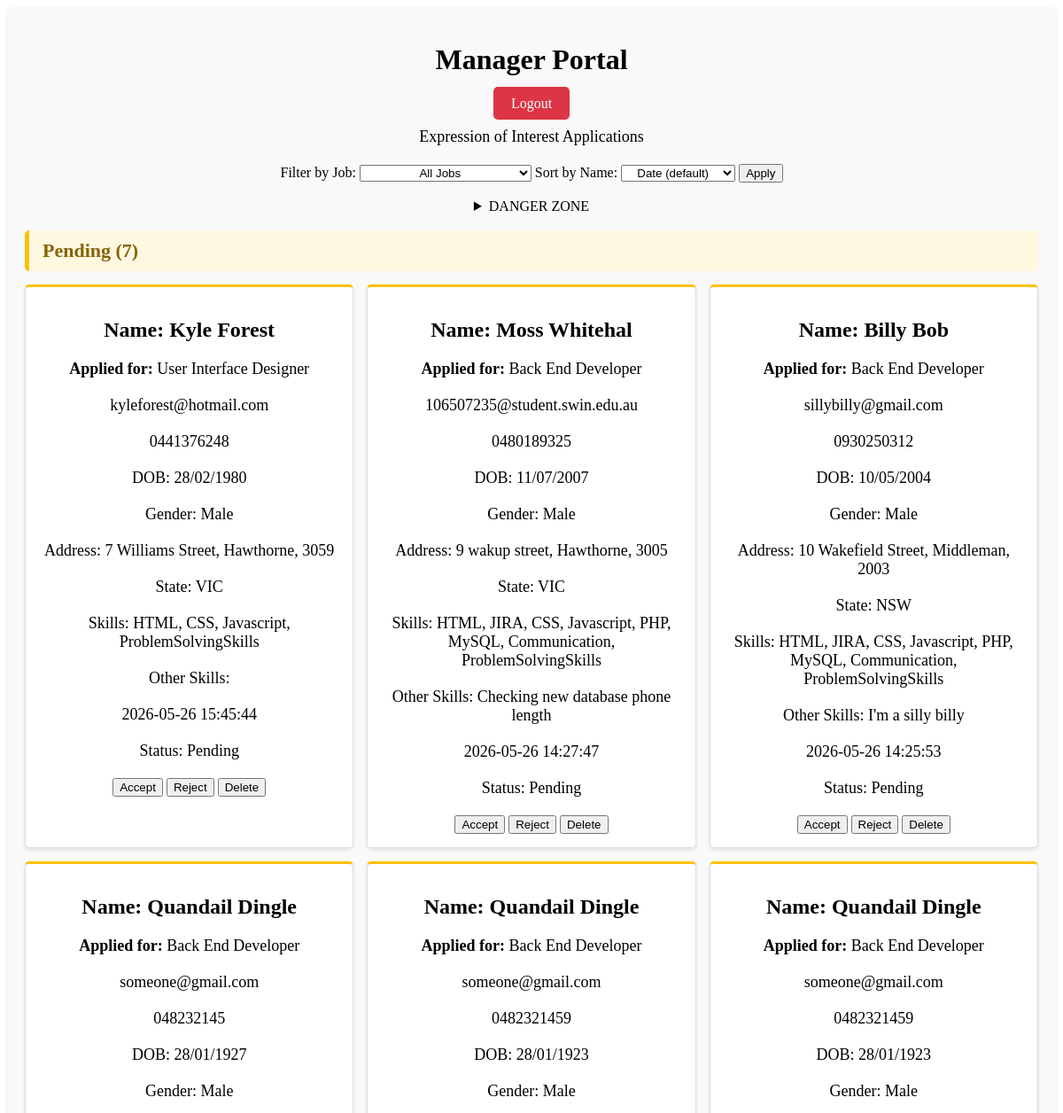
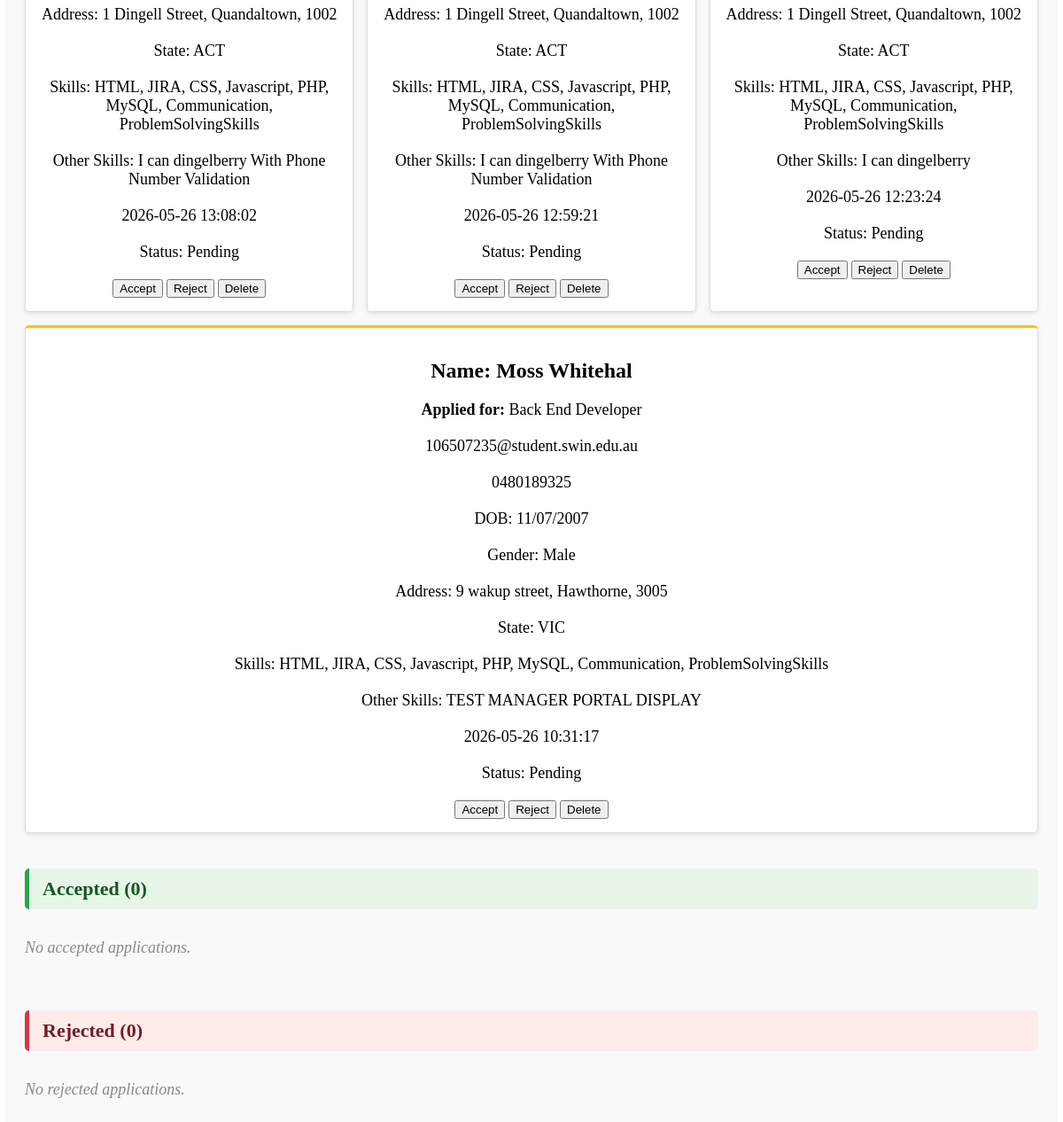
The page /manage.php (signed in) on the database as committed earlier (2 pictures, top to bottom).
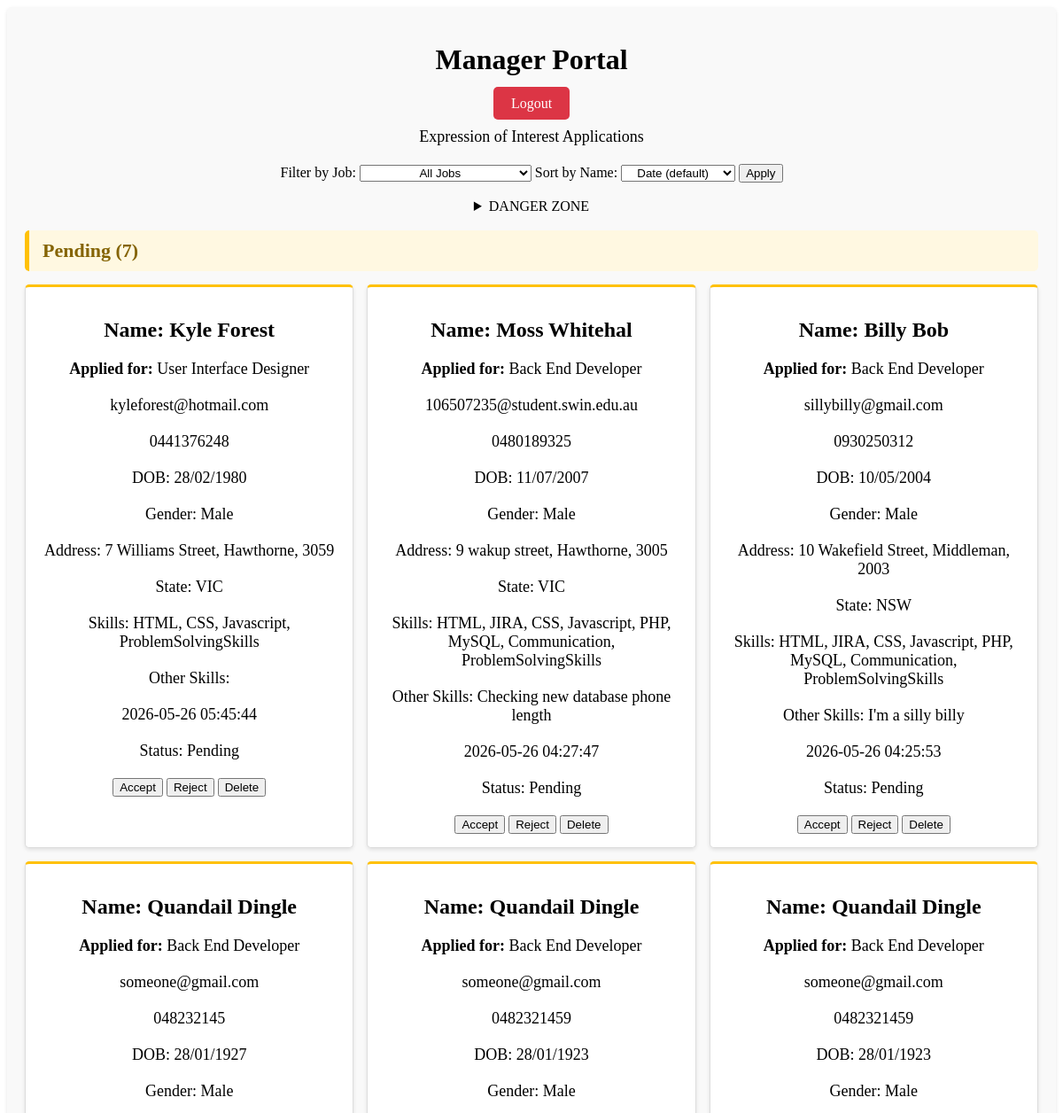
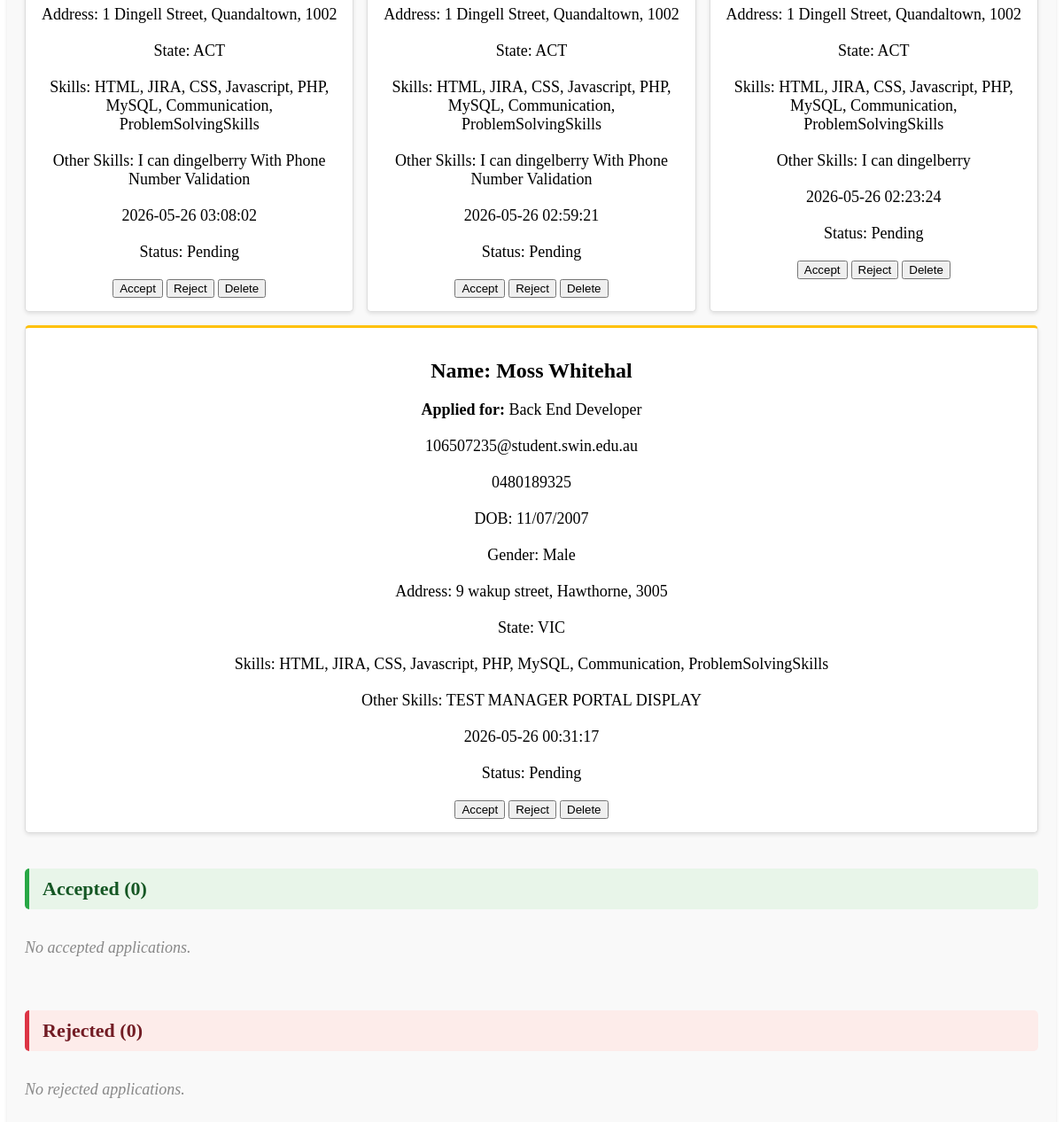
The same page on the database as committed later (2 pictures, top to bottom).
### tables this page shows
CREATE TABLE IF NOT EXISTS `eoi` (
  `id` int(6) UNSIGNED NOT NULL AUTO_INCREMENT,
  `reference_number` int(5) NOT NULL,
  `fname` varchar(50) NOT NULL,
  `lname` varchar(50) NOT NULL,
  `dob` varchar(10) NOT NULL,
  `email` varchar(50) NOT NULL,
  `phone` varchar(12) NOT NULL,
  `gender` varchar(6) NOT NULL,
  `addr` text NOT NULL,
  `country_state` varchar(15) NOT NULL,
  `skills` varchar(100) NOT NULL,
  `other_skills` text DEFAULT NULL,
  `post_date` timestamp NULL DEFAULT current_timestamp(),
  `Status` int(11) NOT NULL DEFAULT 1,
  PRIMARY KEY (`id`)
);

### manage.php (the view, shortened to what this page needs)
<?php
include_once("settings_admin.php");
$conn = mysqli_connect($host, $user, $pwd, $sql_db);
$job_filter = $_GET['job'] ?? '';
$sort = $_GET['sort'] ?? '';
$sort_map = [
    'fname' => 'eoi.fname ASC',
    'lname' => 'eoi.lname ASC',
    'both' => 'eoi.fname ASC, eoi.lname ASC',
];
$order_by = isset($sort_map[$sort]) ? $sort_map[$sort] : 'eoi.post_date DESC';
if ($job_filter !== '') {
    $stmt = mysqli_prepare($conn, "SELECT eoi.* FROM eoi JOIN jobslisting ON eoi.reference_number = jobslisting.reference_number WHERE jobslisting.job_name = ? ORDER BY $order_by");
    mysqli_stmt_bind_param($stmt, 's', $job_filter);
    mysqli_stmt_execute($stmt);
    $applications = mysqli_stmt_get_result($stmt);
} else {
    $applications = mysqli_query($conn, "SELECT * FROM eoi ORDER BY $order_by");
}
$pending = [];
$accepted = [];
$rejected = [];
while ($row = mysqli_fetch_assoc($applications)) {
    $jobQuery = "SELECT job_name FROM jobslisting WHERE reference_number = " . $row['reference_number'];
    $jobResult = mysqli_query($conn, $jobQuery);
    $job = mysqli_fetch_assoc($jobResult);
    $row['job_name'] = $job ? $job['job_name'] : 'Unknown';
    if ($row['Status'] == 1)
        $pending[] = $row;
    else if ($row['Status'] == 2)
        $accepted[] = $row;
    else if ($row['Status'] == 3)
        $rejected[] = $row;
}
?>
<!DOCTYPE html>
<html lang="en">
<head>
    <link rel="stylesheet" href="style/manage.css">
</head>
<body>
    <div class="content-area">
        <div class="manager-portal">
            <div class="header">
                <h1>Manager Portal</h1>
                <a href="logout.php" class="logout-button">Logout</a>
            </div>
            <p>Expression of Interest Applications</p>
            <form method="get" action="manage.php" class="filter-form">
                <label for="job-filter">Filter by Job:</label>
                <select name="job" id="job-filter">
                    <option value="">All Jobs</option>
                </select>
                <label for=" sort-filter">Sort by Name:</label>
                <select name="sort" id="sort-filter">
                    <option value="">Date (default)</option>
                </select>
                <button type="submit">Apply</button>
            </form>
            <br>
            <details>
                <summary>DANGER ZONE</summary>
            </details>
            <div class="status-section">
                <h2 class="section-heading pending-heading">Pending (<?php echo count($pending); ?>)</h2>
                <div class="applications-container">
                    <?php foreach ($pending as $row): ?>
                        <div class="application-card pending">
                            <h2>Name: <?php echo htmlspecialchars($row['fname']) . " " . htmlspecialchars($row['lname']); ?>
                            </h2>
                            <p><strong>Applied for:</strong> <?php echo htmlspecialchars($row['job_name']); ?></p>
                            <p><?php echo htmlspecialchars($row['email']); ?></p>
                            <p><?php echo htmlspecialchars($row['phone']); ?></p>
                            <p><?php echo "DOB: " . htmlspecialchars($row['dob']); ?></p>
                            <p><?php echo "Gender: " . htmlspecialchars($row['gender']); ?></p>
                            <p><?php echo "Address: " . htmlspecialchars($row['addr']); ?></p>
                            <p><?php echo "State: " . htmlspecialchars($row['country_state']); ?></p>
                            <p><?php echo "Skills: " . htmlspecialchars($row['skills']); ?></p>
                            <p><?php echo "Other Skills: " . htmlspecialchars($row['other_skills']); ?></p>
                            <p><?php echo htmlspecialchars($row['post_date']); ?></p>
                            <p class="status-pending">Status: Pending</p>
                            <form method="post" action="manage.php">
                                <button type="submit" name="action" value="accept">Accept</button>
                                <button type="submit" name="action" value="reject">Reject</button>
                                <button type="submit" name="action" value="delete">Delete</button>
                            </form>
                        </div>
                    <?php endforeach; ?>
                </div>
            </div>
            <div class="status-section">
                <h2 class="section-heading accepted-heading">Accepted (<?php echo count($accepted); ?>)</h2>
                <div class="applications-container">
                    <?php if (empty($accepted)): ?>
                        <p class="no-applications">No accepted applications.</p>
                    <?php endif; ?>
                </div>
            </div>
            <div class="status-section">
                <h2 class="section-heading rejected-heading">Rejected (<?php echo count($rejected); ?>)</h2>
                <div class="applications-container">
                    <?php if (empty($rejected)): ?>
                        <p class="no-applications">No rejected applications.</p>
                    <?php endif; ?>
                </div>
            </div>
        </div>
    </div>
</body>
</html>

### style/manage.css (style rules this page uses)
* { text-align: center; }
.manager-portal { background-color: #f9f9f9; padding: 20px; border-radius: 5px; box-shadow: 0 2px 4px rgba(0, 0, 0, 0.1); }
.manager-portal p { font-size: 18px; margin-bottom: 20px; }
.manager-portal::after { content: ""; display: table; clear: both; }
.logout-button { background-color: #dc3545; color: #fff; border: none; padding: 10px 20px; border-radius: 5px; cursor: pointer; transition: background-color 0.3s ease; text-decoration: none; }
.applications-container { display: flex; flex-wrap: wrap; gap: 15px; width: 100%; }
.status-section { margin-bottom: 40px; }
.section-heading { font-size: 22px; font-weight: bold; padding: 10px 15px; border-radius: 5px; margin-bottom: 15px; text-align: left; }
.pending-heading { background-color: #fff8e1; color: #856404; border-left: 5px solid #ffc107; }
.accepted-heading { background-color: #e8f5e9; color: #155724; border-left: 5px solid #28a745; }
.rejected-heading { background-color: #fdecea; color: #721c24; border-left: 5px solid #dc3545; }
.no-applications { color: #888; font-style: italic; }
.application-card { background-color: #fff; border: 1px solid #ddd; border-radius: 5px; padding: 15px; box-shadow: 0 2px 4px rgba(0, 0, 0, 0.1); flex: 1 1 calc(25% - 12px); min-width: 200px; text-align: left; }
.application-card.pending { border-top: 3px solid #ffc107; }

Rows that differ between the two databases and show on the page:
changed eoi "Kyle": post_date "2026-05-26 15:45:44" → "2026-05-26 05:45:44"
changed eoi "Checking new database phone length": post_date "2026-05-26 14:27:47" → "2026-05-26 04:27:47"
changed eoi "Billy": post_date "2026-05-26 14:25:53" → "2026-05-26 04:25:53"
changed eoi (number 4 of 7 on the later page): post_date "2026-05-26 13:08:02" → "2026-05-26 03:08:02"
changed eoi (number 5 of 7 on the later page): post_date "2026-05-26 12:59:21" → "2026-05-26 02:59:21"
changed eoi "I can dingelberry": post_date "2026-05-26 12:23:24" → "2026-05-26 02:23:24"
changed eoi "TEST MANAGER PORTAL DISPLAY": post_date "2026-05-26 10:31:17" → "2026-05-26 00:31:17"
